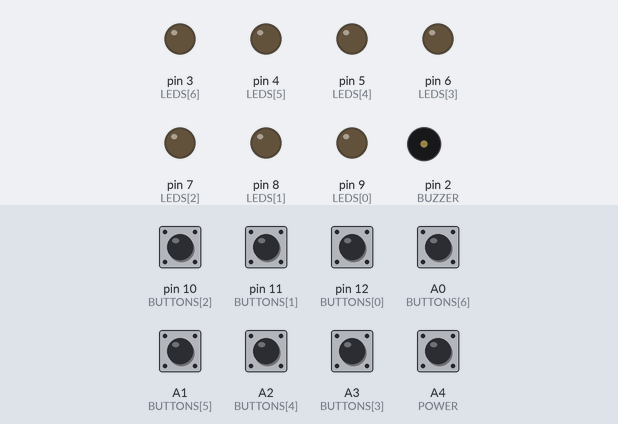
The sketch below on a simulated Arduino Nano, built with avr-gcc and run on an emulated ATmega328P. On the bench: output pins drawn as LEDs (lit = HIGH), buzzer (waves = sounding). Dashed ring = blinking. Inputs (shaded band) come from the test bench; at power-on: A0 (BUTTONS[6]), A1 (BUTTONS[5]), A2 (BUTTONS[4]), A3 (BUTTONS[3]), A4 (POWER), pin 10 (BUTTONS[2]), pin 11 (BUTTONS[1]), pin 12 (BUTTONS[0]) HIGH. Random numbers use the default seed unless the sketch sets one.

Above: at 1.2 s.
1.3 s: A4 (POWER) pulled LOW for 0.15 s
At 2.75 s:
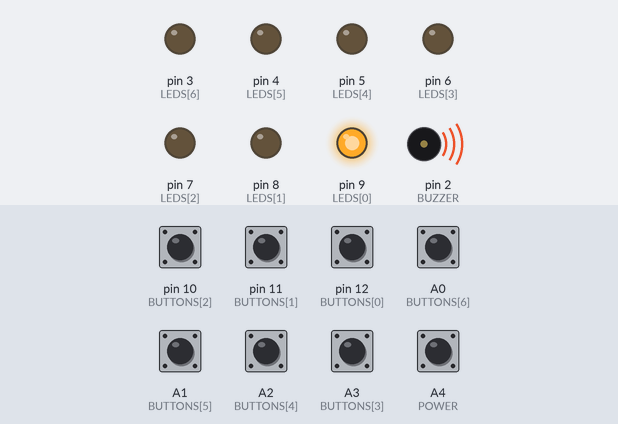
4.3 s: A4 (POWER) pulled LOW for 1 s
At 5.8 s:
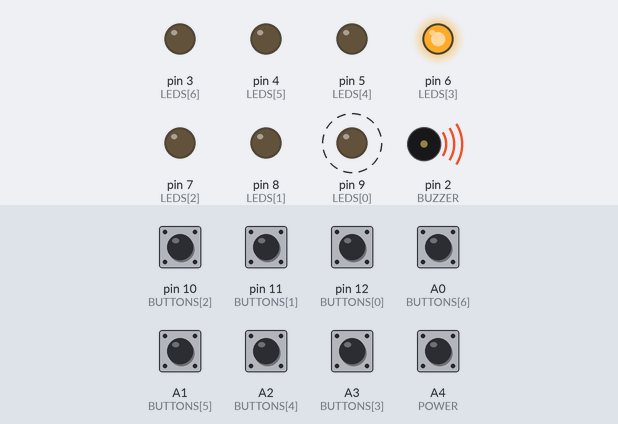
7.3 s: A4 (POWER) pulled LOW for 3.2 s
At 8.79 s:
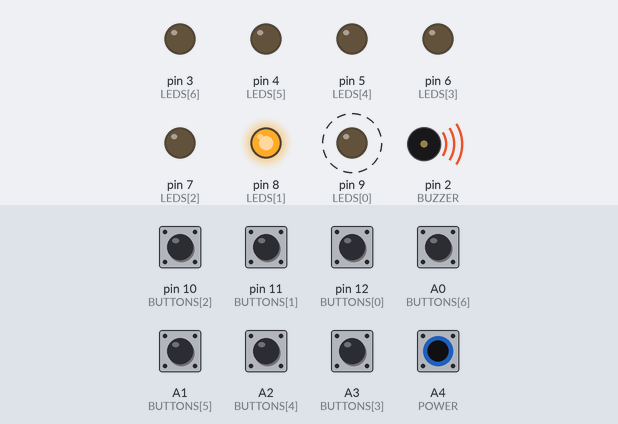
Timing chart, 0 to 10.5 s (numbered marks = the images above; inputs shaded):
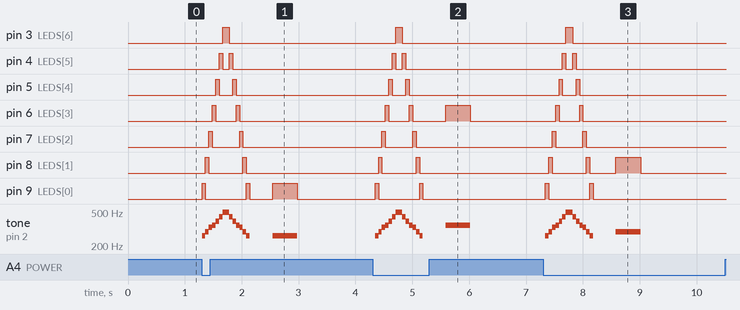

Measured:
- after the input at 1.3 s, pin 3 (LEDS[6]): LOW → HIGH after 0.36 s, → LOW 0.12 s later; pin 4 (LEDS[5]): alternates HIGH for 0.06 s and LOW for 0.12 s, 4 changes in all, then stays LOW, starting after 0.30 s
- after the input at 4.3 s, pin 3 (LEDS[6]): LOW → HIGH after 0.41 s, → LOW 0.12 s later; pin 4 (LEDS[5]): alternates HIGH for 0.06 s and LOW for 0.12 s, 4 changes in all, then stays LOW, starting after 0.35 s
- after the input at 7.3 s, pin 3 (LEDS[6]): LOW → HIGH after 0.40 s, → LOW 0.12 s later; pin 4 (LEDS[5]): alternates HIGH for 0.06 s and LOW for 0.12 s, 4 changes in all, then stays LOW, starting after 0.34 s

The sketch:

simon_says.ino
```cpp
// World Saving LEDs — Simon Says on the Light Board.
// Pins match the silkscreen. Buttons pull to GND, LEDs are pin -> LED -> 470 -> GND.

const byte LEDS[7] = {9, 8, 7, 6, 5, 4, 3};
const byte BUTTONS[7] = {12, 11, 10, A3, A2, A1, A0};
const int TONES[7] = {262, 294, 330, 349, 392, 440, 494};
const byte BUZZER = 2;
const byte POWER = A4;

const int MAX_ROUNDS = 50;
byte seq[MAX_ROUNDS];
int rounds = 0;

void setup() {
  for (byte i = 0; i < 7; i++) {
    pinMode(LEDS[i], OUTPUT);
    pinMode(BUTTONS[i], INPUT_PULLUP);
  }
  pinMode(BUZZER, OUTPUT);
  pinMode(POWER, INPUT_PULLUP);
  randomSeed(analogRead(A6));
}

// Switch closed to GND = on. If yours reads backwards, flip this.
bool on() {
  return digitalRead(POWER) == LOW;
}

void flash(byte i, int ms) {
  digitalWrite(LEDS[i], HIGH);
  tone(BUZZER, TONES[i], ms);
  delay(ms);
  digitalWrite(LEDS[i], LOW);
  noTone(BUZZER);
}

void allLeds(bool state) {
  for (byte i = 0; i < 7; i++) digitalWrite(LEDS[i], state);
}

void startup() {
  for (byte i = 0; i < 7; i++) flash(i, 60);
  for (int i = 6; i >= 0; i--) flash(i, 60);
  delay(400);
}

void lose() {
  allLeds(HIGH);
  tone(BUZZER, 110, 700);
  delay(800);
  allLeds(LOW);
  for (int i = 0; i < rounds - 1; i++) {
    digitalWrite(LEDS[i % 7], HIGH);
    delay(150);
    digitalWrite(LEDS[i % 7], LOW);
    delay(100);
  }
  delay(800);
  rounds = 0;
}

void win() {
  for (byte k = 0; k < 3; k++) {
    allLeds(HIGH);
    tone(BUZZER, 880, 120);
    delay(150);
    allLeds(LOW);
    delay(100);
  }
  rounds = 0;
}

// Returns the button index, or -1 on timeout or power-off.
int waitForPress(unsigned long timeoutMs) {
  unsigned long start = millis();
  while (millis() - start < timeoutMs) {
    if (!on()) return -1;
    for (byte i = 0; i < 7; i++) {
      if (digitalRead(BUTTONS[i]) == LOW) {
        delay(20);
        if (digitalRead(BUTTONS[i]) != LOW) continue;
        digitalWrite(LEDS[i], HIGH);
        tone(BUZZER, TONES[i]);
        while (digitalRead(BUTTONS[i]) == LOW) {}
        digitalWrite(LEDS[i], LOW);
        noTone(BUZZER);
        delay(20);
        return i;
      }
    }
  }
  return -1;
}

void loop() {
  if (!on()) {
    allLeds(LOW);
    noTone(BUZZER);
    rounds = 0;
    delay(50);
    return;
  }

  if (rounds == 0) startup();

  seq[rounds++] = random(7);

  // Shows get faster as the sequence grows, down to 150 ms per step.
  int step = max(150, 450 - rounds * 15);
  for (int i = 0; i < rounds; i++) {
    flash(seq[i], step);
    delay(step / 2);
  }

  for (int i = 0; i < rounds; i++) {
    int pressed = waitForPress(3000);
    if (pressed != seq[i]) {
      if (on()) lose();
      return;
    }
  }

  if (rounds == MAX_ROUNDS) {
    win();
    return;
  }
  delay(600);
}
```
